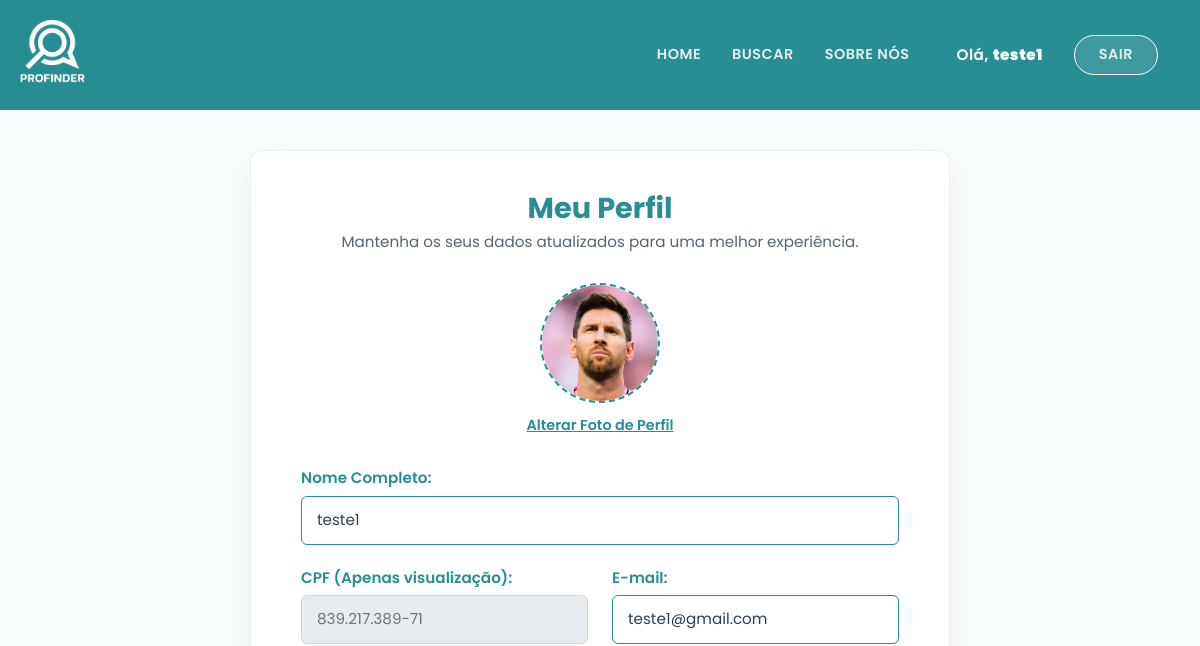
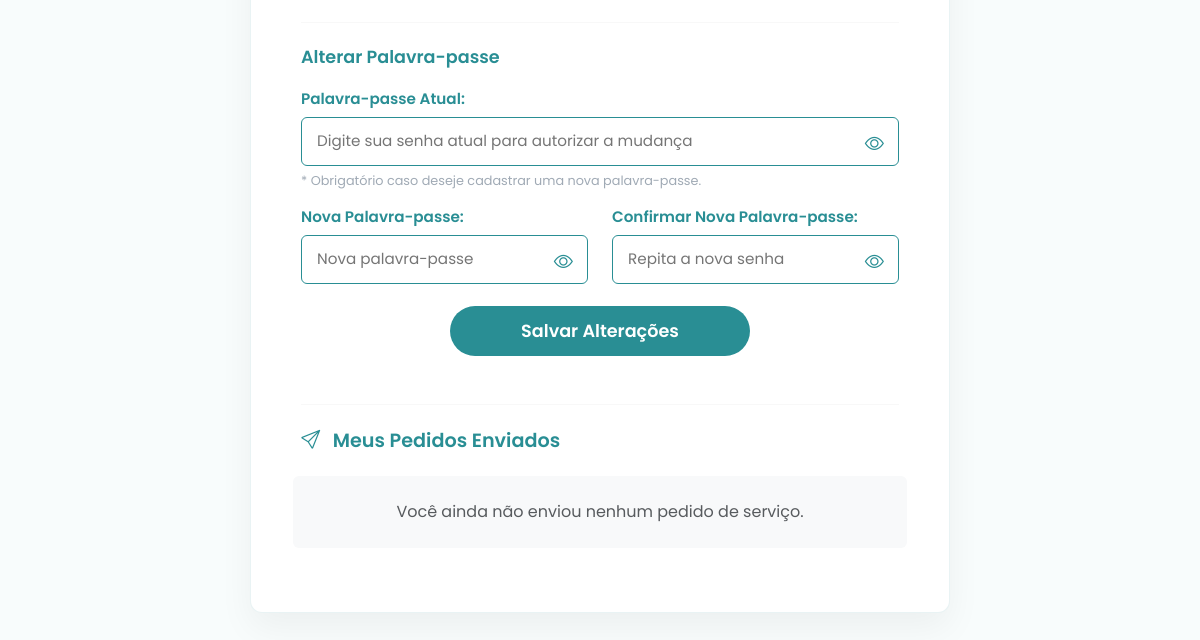
The page /meu-perfil (signed in) on the database as committed earlier (2 pictures, top to bottom).
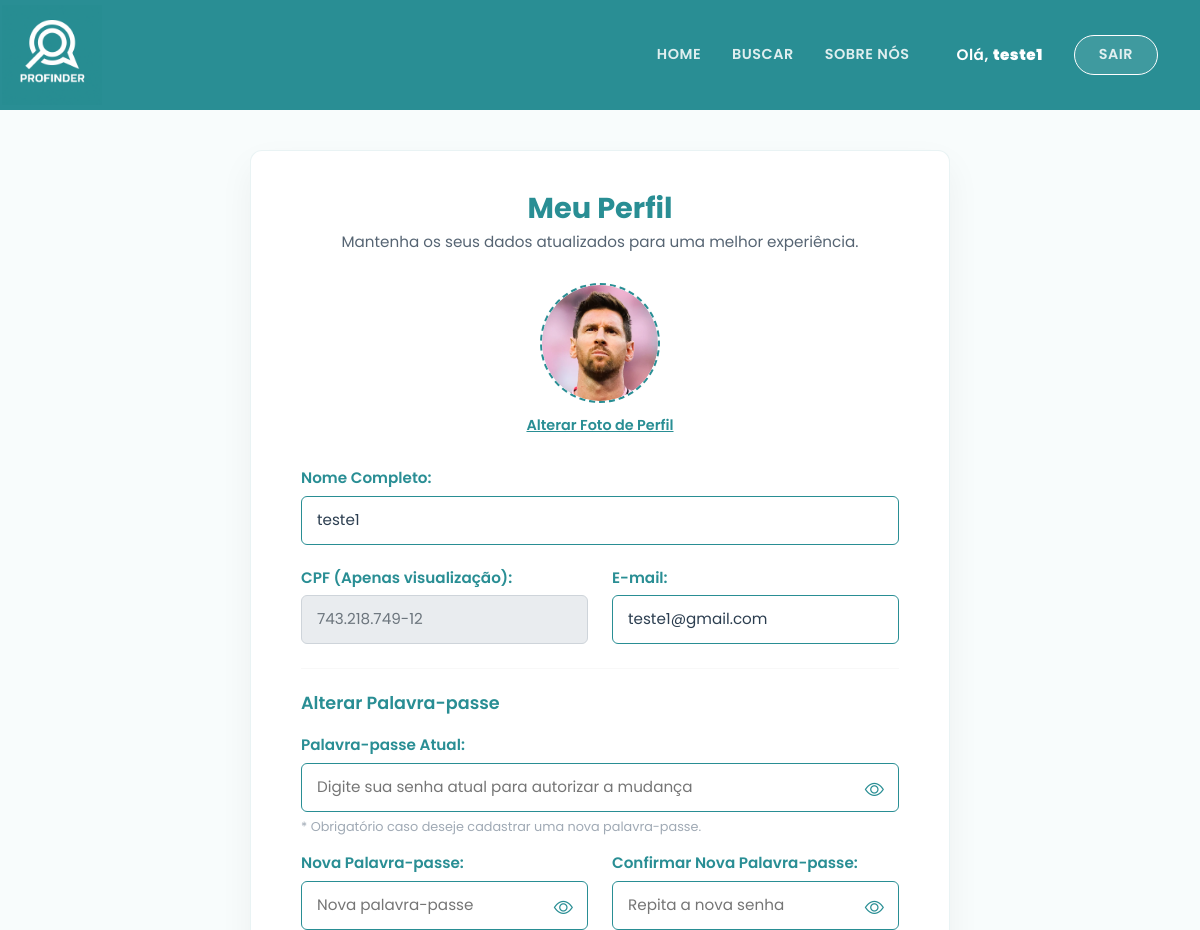
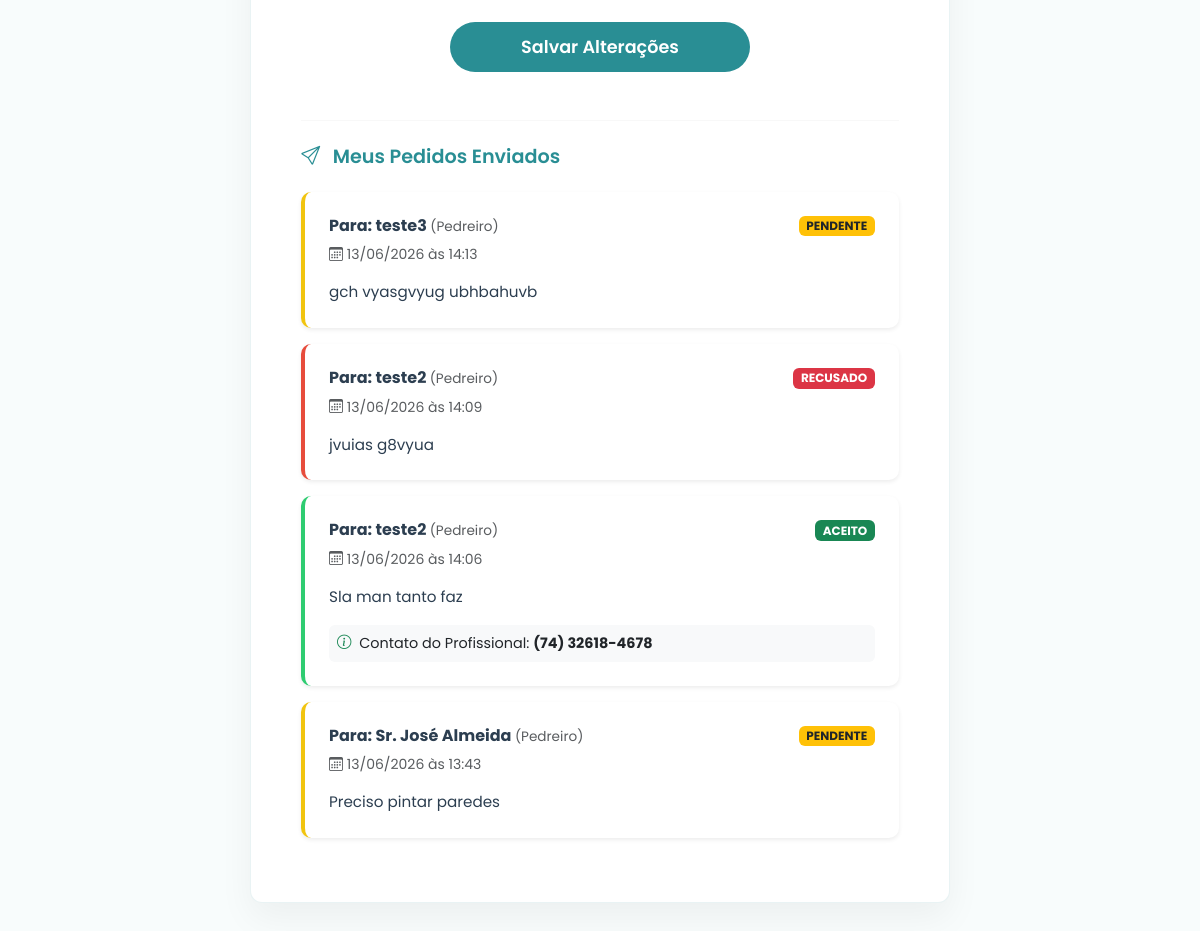
The same page on the database as committed later (2 pictures, top to bottom).
### app.py (models this page shows, shortened)
class Usuario(db.Model, UserMixin):
    id = db.Column(db.Integer, primary_key=True)
    nome = db.Column(db.String(100), nullable=False)
    cpf = db.Column(db.String(11), unique=True, nullable=False)
    email = db.Column(db.String(120), unique=True, nullable=False)
    senha = db.Column(db.String(128), nullable=False)
    tipo_conta = db.Column(db.String(20), default='cliente')
    foto = db.Column(db.String(255), default='/static/img/default-avatar.png')

class SolicitacaoServico(db.Model):
    id = db.Column(db.Integer, primary_key=True)
    cliente_id = db.Column(db.Integer, db.ForeignKey('usuario.id'), nullable=False)
    profissional_id = db.Column(db.Integer, db.ForeignKey('profissional.id'), nullable=False)
    descricao = db.Column(db.Text, nullable=False)
    data_solicitacao = db.Column(db.DateTime, default=datetime.utcnow)
    status = db.Column(db.String(20), default='pendente') # Pode ser: 'pendente', 'aceito', 'recusado'
    cliente = db.relationship('Usuario', backref='minhas_solicitacoes', lazy=True)

class Profissional(db.Model, UserMixin):
    id = db.Column(db.Integer, primary_key=True)
    nome = db.Column(db.String(100), nullable=False)
    cpf = db.Column(db.String(11), unique=True, nullable=False)
    email = db.Column(db.String(120), unique=True, nullable=False)
    senha = db.Column(db.String(128), nullable=False)
    telefone = db.Column(db.String(20), nullable=True)
    profissao = db.Column(db.String(50), nullable=False)
    bairro = db.Column(db.String(50), nullable=False)
    descricao = db.Column(db.Text, nullable=True)
    avaliacao = db.Column(db.Float, default=5.0)
    foto = db.Column(db.String(255), default='https://cdn-icons-png.flaticon.com/512/3135/3135715.png')
    tipo_conta = db.Column(db.String(20), default='profissional')
    trabalhos = db.relationship('Portfolio', backref='profissional', lazy=True, cascade='all, delete-orphan')
    solicitacoes_recebidas = db.relationship('SolicitacaoServico', backref='profissional_solicitado', lazy=True, cascade='all, delete-orphan')

### app.py (the view, shortened to what this page needs)
@app.route('/meu-perfil', methods=['GET', 'POST'])
@login_required
def meu_perfil():
    if current_user.tipo_conta == 'profissional':
        trabalhos_portfolio = Portfolio.query.filter_by(profissional_id=current_user.id).all()
        solicitacoes_recebidas = SolicitacaoServico.query.filter_by(profissional_id=current_user.id).order_by(SolicitacaoServico.data_solicitacao.desc()).all()
        return render_template('meu_perfil_profissional.html', trabalhos=trabalhos_portfolio, solicitacoes=solicitacoes_recebidas)
    else:
        minhas_solicitacoes = SolicitacaoServico.query.filter_by(cliente_id=current_user.id).order_by(SolicitacaoServico.data_solicitacao.desc()).all()
        return render_template('meu_perfil_cliente.html', solicitacoes=minhas_solicitacoes)

### app.py (called while the page is built)
@login_manager.user_loader
def load_user(user_id):
    try:
        tipo, real_id = user_id.split('_')
        if tipo == 'usuario':
            return Usuario.query.get(int(real_id))
        elif tipo == 'profissional':
            return Profissional.query.get(int(real_id))
    except ValueError:
        user = Usuario.query.get(int(user_id))
        if user:
            return user
        return Profissional.query.get(int(user_id))
    return None

### app/templates/meu_perfil_cliente.html (shortened to what this page needs)
<!DOCTYPE html>
<html lang="pt-BR">
<head>
    <link href="https://cdn.jsdelivr.net/npm/bootstrap@5.3.2/dist/css/bootstrap.min.css" rel="stylesheet">
    <link rel="stylesheet" href="https://cdn.jsdelivr.net/npm/bootstrap-icons@1.11.1/font/bootstrap-icons.css">
</head>
<body>
    <nav class="navbar navbar-expand-lg navbar-profinder sticky-top">
        <div class="container">
            <a class="navbar-brand" href="{{ url_for('index') }}">
                <img src="{{ url_for('static', filename='img/logo-nome.png') }}" alt="Logo ProFinder">
            </a>
            <div class="collapse navbar-collapse justify-content-end" id="navbarNav">
                <ul class="navbar-nav align-items-center">
                    <li class="nav-item"><a class="nav-link" href="{{ url_for('index') }}">Home</a></li>
                    <li class="nav-item"><a class="nav-link" href="{{ url_for('busca_servicos') }}">Buscar</a></li>
                    <li class="nav-item"><a class="nav-link" href="{{ url_for('sobre') }}">Sobre Nós</a></li>
                    {% if current_user.is_authenticated %}
                        <li class="nav-item ms-lg-3 mt-3 mt-lg-0 d-none d-lg-block">
                            <span class="nav-link active" style="text-transform: none; font-size: 0.95rem;">Olá, <strong>{{ current_user.nome.split()[0] }}</strong></span>
                        </li>
                        <li class="nav-item ms-lg-2 mt-2 mt-lg-0">
                            <a class="nav-link btn-login-nav border border-white rounded-pill px-4" href="{{ url_for('logout') }}" style="background-color: rgba(255,255,255,0.1);">Sair</a>
                        </li>
                    {% endif %}
                </ul>
            </div>
        </div>
    </nav>
    <main class="main-container">
        <div class="card-perfil">
            <div class="cabecalho-perfil">
                <h1 class="titulo-card">Meu Perfil</h1>
                <p class="subtitulo-card">Mantenha os seus dados atualizados para uma melhor experiência.</p>
            </div>
            <form id="formPerfil" action="{{ url_for('meu_perfil') }}" method="POST" enctype="multipart/form-data">
                <div class="foto-upload-container" onclick="document.getElementById('inputFoto').click();">
                    <div class="foto-circle" id="fotoPreviewContainer">
                        {% if current_user.foto and current_user.foto != 'https://cdn-icons-png.flaticon.com/512/3135/3135715.png' and current_user.foto != '/static/img/default-avatar.png' %}
                            <img src="{{ current_user.foto }}" alt="Sua Foto">
                        {% else %}
                            <i class="bi bi-camera" id="iconeCamera"></i>
                        {% endif %}
                    </div>
                    <span class="foto-label">Alterar Foto de Perfil</span>
                </div>
                <div class="row row-espaco">
                    <div class="col-12">
                        <label class="form-label-custom">Nome Completo:</label>
                        <input type="text" class="form-control-custom" name="nome" value="{{ current_user.nome }}" required>
                    </div>
                </div>
                <div class="row row-espaco">
                    <div class="col-md-6 mb-3 mb-md-0">
                        <label class="form-label-custom">CPF (Apenas visualização):</label>
                        <input type="text" class="form-control-custom form-control-disabled" id="cpf-visualizacao" value="{{ current_user.cpf }}" readonly>
                    </div>
                    <div class="col-md-6">
                        <label class="form-label-custom">E-mail:</label>
                        <input type="email" class="form-control-custom" name="email" value="{{ current_user.email }}" required>
                    </div>
                </div>
                <hr class="mt-4 mb-4" style="border-color: rgba(0,0,0,0.1);">
                <h5 style="color: var(--cor-primaria); font-weight: 600; font-size: 1.1rem; margin-bottom: 20px;">Alterar Palavra-passe</h5>
                <div class="row row-espaco">
                    <div class="col-12 mb-3">
                        <label class="form-label-custom">Palavra-passe Atual:</label>
                        <div class="password-container">
                            <input type="password" class="form-control-custom" name="senha_atual" id="senha_atual" placeholder="Digite sua senha atual para autorizar a mudança">
                            <i class="bi bi-eye toggle-password" onclick="togglePassword('senha_atual', this)"></i>
                        </div>
                        <span class="aviso-senha">* Obrigatório caso deseje cadastrar uma nova palavra-passe.</span>
                    </div>
                    <div class="col-md-6 mb-3 mb-md-0">
                        <label class="form-label-custom">Nova Palavra-passe:</label>
                        <div class="password-container">
                            <input type="password" class="form-control-custom" name="nova_senha" id="nova_senha" placeholder="Nova palavra-passe">
                            <i class="bi bi-eye toggle-password" onclick="togglePassword('nova_senha', this)"></i>
                        </div>
                    </div>
                    <div class="col-md-6">
                        <label class="form-label-custom">Confirmar Nova Palavra-passe:</label>
                        <div class="password-container">
                            <input type="password" class="form-control-custom" name="confirma_senha" id="confirma_senha" placeholder="Repita a nova senha">
                            <i class="bi bi-eye toggle-password" onclick="togglePassword('confirma_senha', this)"></i>
                        </div>
                    </div>
                </div>
                <button type="submit" class="btn-submit mb-4">Salvar Alterações</button>
            </form>
            <hr class="mt-5 mb-4" style="border-color: rgba(0,0,0,0.1);">
            <div class="d-flex justify-content-between align-items-center mb-4">
                <h5 style="color: var(--cor-primaria); font-weight: 600; font-size: 1.2rem; margin: 0;"><i class="bi bi-send me-2"></i> Meus Pedidos Enviados</h5>
            </div>
            <div class="row row-cols-1 g-3 mb-4">
                {% if solicitacoes %}
                    {% for pedido in solicitacoes %}
                    <div class="col">
                        <div class="card border-0 shadow-sm border-left-{{ pedido.status }}" style="border-radius: 10px;">
                            <div class="card-body p-4">
                                <div class="d-flex justify-content-between align-items-start mb-2">
                                    <h6 class="fw-bold mb-0" style="color: var(--cor-texto-escuro);">Para: {{ pedido.profissional_solicitado.nome }} <span class="text-muted fw-normal" style="font-size: 0.85rem;">({{ pedido.profissional_solicitado.profissao }})</span></h6>
                                    <span class="badge {% if pedido.status == 'pendente' %}bg-warning text-dark{% elif pedido.status == 'aceito' %}bg-success{% else %}bg-danger{% endif %} text-uppercase" style="font-size: 0.75rem;">{{ pedido.status }}</span>
                                </div>
                                <p class="text-muted small mb-3"><i class="bi bi-calendar3"></i> {{ pedido.data_solicitacao.strftime('%d/%m/%Y às %H:%M') }}</p>
                                <p style="font-size: 0.95rem; color: var(--cor-texto-escuro); margin-bottom: 0;">{{ pedido.descricao }}</p>
                                {% if pedido.status == 'aceito' %}
                                <div class="mt-3 p-2 bg-light rounded" style="font-size: 0.9rem;">
                                    <i class="bi bi-info-circle text-success me-1"></i> Contato do Profissional: <strong>{{ pedido.profissional_solicitado.telefone or pedido.profissional_solicitado.email }}</strong>
                                </div>
                                {% endif %}
                            </div>
                        </div>
                    </div>
                    {% endfor %}
                {% else %}
                    <div class="col-12 text-center py-4 bg-light rounded">
                        <p class="text-muted mb-0">Você ainda não enviou nenhum pedido de serviço.</p>
                    </div>
                {% endif %}
            </div>
        </div>
    </main>
</body>
</html>

### app/templates/meu_perfil_cliente.html (style rules this page uses)
:root { --cor-primaria: #298e94; --cor-primaria-hover: #217279; --cor-texto-escuro: #2c3e50; --cor-fundo: #f8fcfc; --cor-placeholder: #a0aab5; }
body { font-family: 'Poppins', sans-serif; background-color: var(--cor-fundo); min-height: 100vh; margin: 0; display: flex; flex-direction: column; }
.navbar-profinder { background-color: var(--cor-primaria); padding: 0; }
.navbar-brand img { height: 100px; margin-left: -40px; transition: opacity 0.3s ease; }
.nav-link { color: rgba(255, 255, 255, 0.85) !important; font-weight: 600; font-size: 0.9rem; text-transform: uppercase; letter-spacing: 0.5px; margin-left: 15px; position: relative; transition: color 0.3s ease; }
.nav-link:hover, .nav-link.active { color: white !important; }
.btn-login-nav { transition: all 0.3s ease !important; }
.main-container { flex: 1; padding: 40px 20px; display: flex; justify-content: center; align-items: flex-start; }
.card-perfil { background-color: white; border-radius: 12px; padding: 40px 50px; width: 100%; max-width: 700px; box-shadow: 0 15px 35px rgba(0,0,0,0.05); border: 1px solid rgba(41, 142, 148, 0.1); }
.cabecalho-perfil { text-align: center; margin-bottom: 30px; }
.titulo-card { color: var(--cor-primaria); font-weight: 700; font-size: 1.8rem; margin-bottom: 5px; }
.subtitulo-card { color: var(--cor-texto-escuro); font-size: 0.95rem; font-weight: 400; opacity: 0.8; }
.foto-upload-container { display: flex; flex-direction: column; align-items: center; margin-bottom: 30px; cursor: pointer; }
.foto-circle { width: 120px; height: 120px; border: 2px dashed var(--cor-primaria); border-radius: 50%; display: flex; justify-content: center; align-items: center; color: var(--cor-primaria); font-size: 35px; margin-bottom: 12px; transition: all 0.3s; overflow: hidden; background-color: #f8fcfc; }
.foto-circle img { width: 100%; height: 100%; object-fit: cover; border-radius: 50%; }
.foto-label { color: var(--cor-primaria); font-size: 0.9rem; font-weight: 600; text-decoration: underline; }
.form-label-custom { color: var(--cor-primaria); font-weight: 600; margin-bottom: 6px; font-size: 0.95rem; display: block; }
.form-control-custom { width: 100%; padding: 12px 15px; border: 1px solid var(--cor-primaria); border-radius: 6px; font-family: 'Poppins', sans-serif; font-size: 0.95rem; color: var(--cor-texto-escuro); outline: none; transition: all 0.3s; background-color: transparent; }
.form-control-disabled { background-color: #e9ecef; color: #6c757d; border-color: #ced4da; cursor: not-allowed; }
.password-container { position: relative; width: 100%; }
.password-container .form-control-custom { padding-right: 45px; }
.toggle-password { position: absolute; right: 15px; top: 14px; cursor: pointer; color: var(--cor-primaria); font-size: 1.2rem; transition: color 0.3s; }
.row-espaco { margin-bottom: 22px; }
.btn-submit { background-color: var(--cor-primaria); color: white; font-weight: 600; padding: 12px 40px; font-size: 1.1rem; border: none; border-radius: 30px; transition: all 0.3s; width: 100%; max-width: 300px; margin: 20px auto 0; display: block; }
.aviso-senha { font-size: 0.8rem; color: var(--cor-placeholder); margin-top: 5px; display: block; }
.border-left-pendente { border-left: 4px solid #f1c40f !important; }
.border-left-aceito { border-left: 4px solid #2ecc71 !important; }
.border-left-recusado { border-left: 4px solid #e74c3c !important; }

Rows that differ between the two databases and show on the page:
changed Usuario "teste1": cpf "839.217.389-71" → "743.218.749-12"
added SolicitacaoServico: profissional_solicitado.nome "teste3", profissional_solicitado.profissao "Pedreiro", status "PENDENTE", data_solicitacao "13/06/2026 às 14:13", descricao "gch vyasgvyug ubhbahuvb"
added SolicitacaoServico: profissional_solicitado.nome "teste2", profissional_solicitado.profissao "Pedreiro", status "RECUSADO", data_solicitacao "13/06/2026 às 14:09", descricao "jvuias g8vyua"
added SolicitacaoServico: profissional_solicitado.nome "teste2", profissional_solicitado.profissao "Pedreiro", status "ACEITO", data_solicitacao "13/06/2026 às 14:06", descricao "Sla man tanto faz", profissional_solicitado "(74) 32618-4678"
added SolicitacaoServico: profissional_solicitado.nome "Sr. José Almeida", profissional_solicitado.profissao "Pedreiro", status "PENDENTE", data_solicitacao "13/06/2026 às 13:43", descricao "Preciso pintar paredes"
Other text that changed with them:
text no longer shown: "Você ainda não enviou nenhum pedido de serviço."
